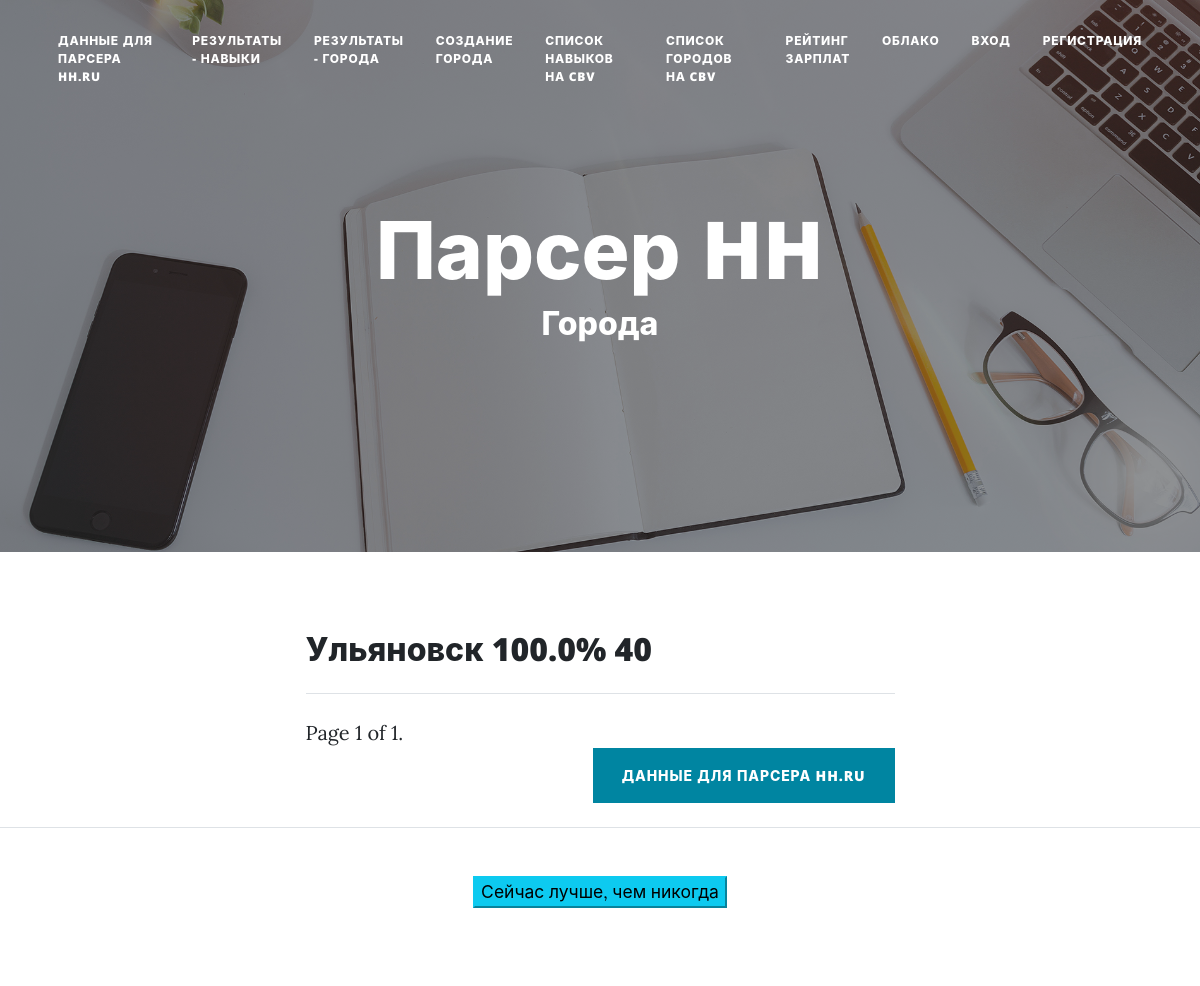
The app's page /city/, older data.
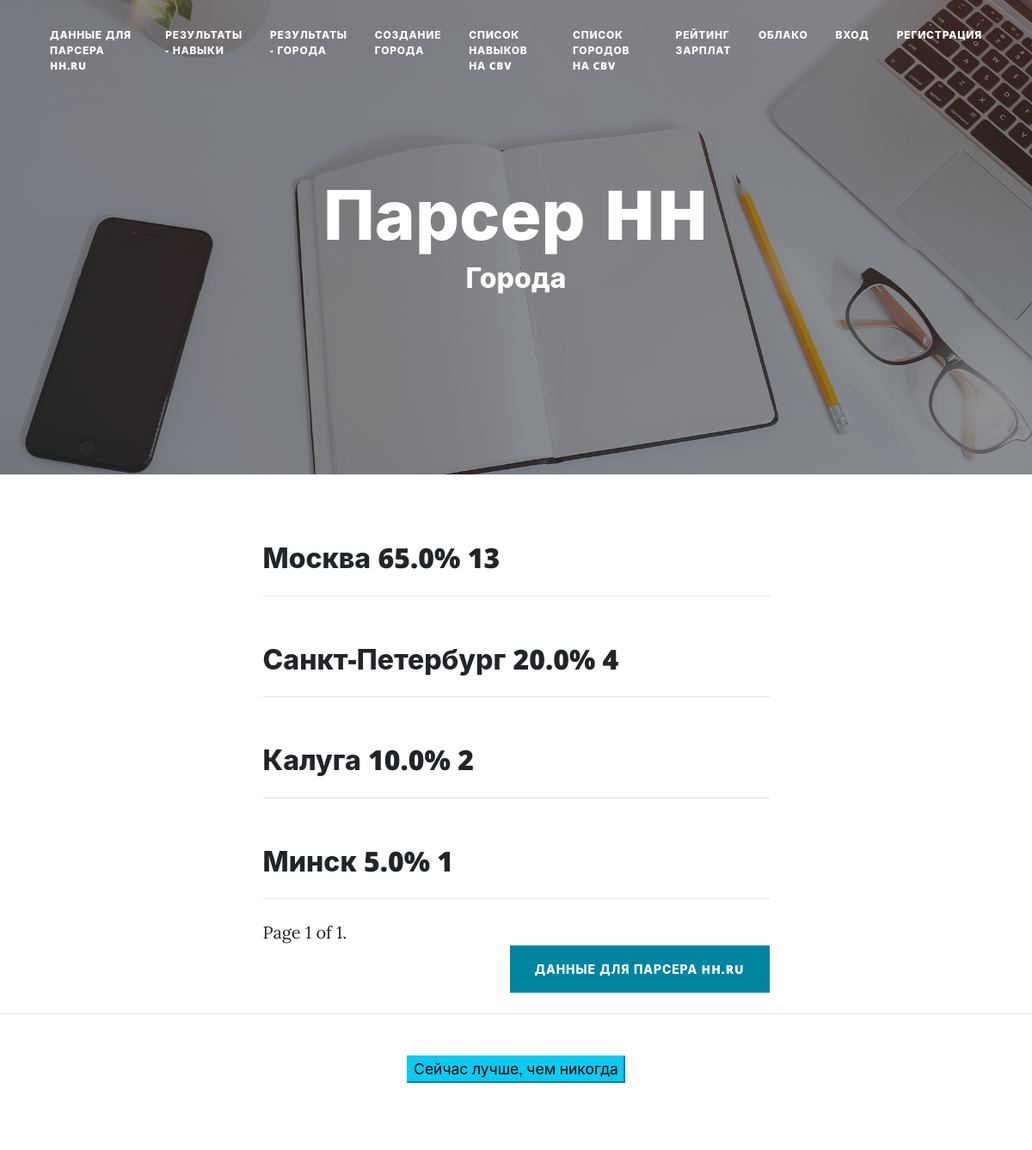
The same page, newer data.
### parserhhapp/models.py (models this page shows, shortened)
class Cities(models.Model):
    name = models.TextField(max_length=300, verbose_name = 'город')
    percent = models.CharField(max_length=30, verbose_name = 'доля')
    count = models.CharField(max_length=30, null=True, verbose_name = 'количество')
    image = models.ImageField(upload_to='coat', null=True, blank=True, max_length=500)
    class Meta:
        verbose_name = 'city'
        verbose_name_plural = 'cities'

### parserhhapp/views.py (the view)
# urls.py: path('city/', views.city_return, name='city'),
def city_return(request):
    cities = cache.get('cities')
    if not cities:
        cities = Cities.objects.all()
        cache.set('cities', cities, 60)
    paginator_city = Paginator(cities, 5)
    page = request.GET.get('page')
    try:
        cities = paginator_city.page(page)
    except PageNotAnInteger:
        cities = paginator_city.page(1)
    except EmptyPage:
        cities = paginator_city.page(paginator_city.num_pages)
    title = 'города'
    return render(request, 'parserhhapp/citycoat.html', context={'cities': cities, 'title': title})

### capapp/templatetags/str_extensions.py (called while the page is built)
def capitalize(inputstr):
    return inputstr.capitalize()

### parserhhapp/context_processors.py (called while the page is built)
def my_text(request):
    return {'my_text': 'Сейчас лучше, чем никогда'}

### parserhhapp/templates/parserhhapp/citycoat.html (shortened to what this page needs)
{% extends 'base.html' %}
{% block content %}
            <div class="row gx-4 gx-lg-5 justify-content-center">
                <div class="col-md-10 col-lg-8 col-xl-7">
                    {% for item in cities %}
                    <div class="post-preview">
                            <h2 class="post-title"> {{item.name}} {{item.percent}} {{item.count}}</h2>
                    </div>
                    <hr class="my-4" />
                    {% endfor %}
                    <div class="clearfix">
                        <div class="pagination">
                        <span class="step-links">
                                <span class="current">
                                    Page {{ cities.number }} of {{ cities.paginator.num_pages }}.
                                </span>
                             </span>
                        </div>
                    </div>
                    <div class="d-flex justify-content-end mb-4"><a class="btn btn-primary text-uppercase" href="{% url 'parser:data' %}">Данные для парсера HH.RU</a></div>
                </div>
            </div>
{% endblock %}

### templates/base.html (shortened to what this page needs)
{% load static %}
{% load str_extensions %}
<!DOCTYPE html>
<html lang="en">
    <head>
        <link href="{% static 'css/styles.css' %}" rel="stylesheet" />
    </head>
    <body>
        <nav class="navbar navbar-expand-lg navbar-light" id="mainNav">
            <div class="container px-15 px-lg-10">
                <div class="collapse navbar-collapse" id="navbarResponsive">
                    <ul class="navbar-nav ms-auto py-4 py-lg-0">
                        <li class="nav-item"><a class="nav-link px-lg-3 py-3 py-lg-4" href="{% url 'parser:data' %}">Данные для парсера HH.RU</a></li>
                        <li class="nav-item"><a class="nav-link px-lg-3 py-3 py-lg-4" href="{% url 'parser:result' %}">Результаты - навыки</a></li>
                        <li class="nav-item"><a class="nav-link px-lg-3 py-3 py-lg-4" href="{% url 'parser:city' %}">Результаты - города</a></li>
                        <li class="nav-item"><a class="nav-link px-lg-3 py-3 py-lg-4" href="{% url 'parser:post' %}">Создание города</a></li>
                        <li class="nav-item"><a class="nav-link px-lg-3 py-3 py-lg-4" href="{% url 'parser:skill_list' %}">Список навыков на CBV</a></li>
                        <li class="nav-item"><a class="nav-link px-lg-3 py-3 py-lg-4" href="{% url 'parser:city_list' %}">Список городов на CBV</a></li>
                        <li class="nav-item"><a class="nav-link px-lg-3 py-3 py-lg-4" href="{% url 'parser:salary' %}">Рейтинг зарплат</a></li>
                        <li class="nav-item"><a class="nav-link px-lg-3 py-3 py-lg-4" href="{% url 'parser:cloud' %}">ОБЛАКО</a></li>
                        {% if user.is_authenticated %}
                        <li class="nav-item">Привет, <a href="{% url 'users:profile' pk=user.pk %}">{{user.username}}</a>
                            <a class="nav-link px-lg-3 py-3 py-lg-4" href="{% url 'users:logout' %}">Выход</a></li>
                        {% else %}
                        <li class="nav-item"><a class="nav-link px-lg-3 py-3 py-lg-4" href="{% url 'users:login' %}">Вход</a></li>
                        <li class="nav-item"><a class="nav-link px-lg-3 py-3 py-lg-4" href="{% url 'users:register' %}">Регистрация</a></li>
                        {% endif %}
                    </ul>
                </div>
            </div>
        </nav>
        <header class="masthead" style="background-image: url('assets/img/home-bg.jpg')">
            <div class="container position-relative px-4 px-lg-5">
                <div class="row gx-4 gx-lg-5 justify-content-center">
                    <div class="col-md-10 col-lg-8 col-xl-7">
                        <div class="site-heading">
                            <h1>Парсер HH</h1>
                            <h2>{{title|capitalize}}</h2>
                        </div>
                    </div>
                </div>
            </div>
        </header>
        <div class="container px-4 px-lg-5">
            {% block content %}{% endblock %}
        </div>
        <footer class="border-top">
            <div class="small text-center text-muted fst-italic">
                <button type="button" id="btn-text" class="btn-info">
                    {{my_text}}
                </button>
            </div>
            <br />
        </footer>
    </body>
</html>

Row changes from the older to the newer data that the page shows:
removed Cities: name "Ульяновск", percent "100.0%", count "40"
added Cities: name "Москва", percent "65.0%", count "13"
added Cities: name "Санкт-Петербург", percent "20.0%", count "4"
added Cities: name "Калуга", percent "10.0%", count "2"
added Cities: name "Минск", percent "5.0%", count "1"
